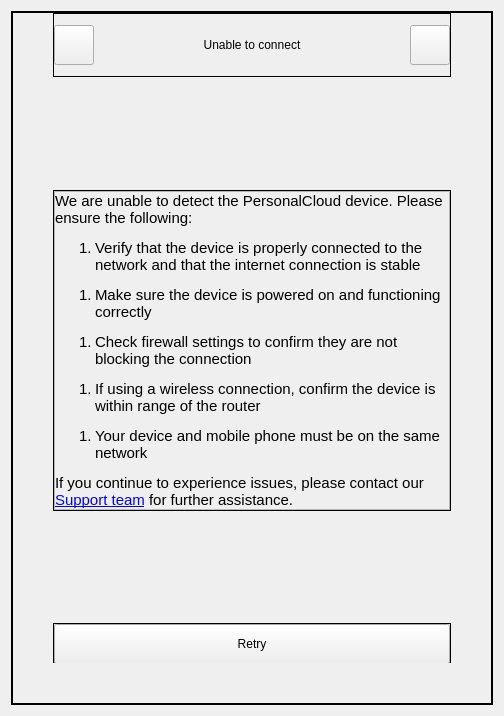
<?xml version="1.0" encoding="UTF-8"?>
<ui version="4.0">
 <class>ConnectErrorPage</class>
 <widget class="QWidget" name="ConnectErrorPage">
  <property name="geometry">
   <rect>
    <x>0</x>
    <y>0</y>
    <width>496</width>
    <height>708</height>
   </rect>
  </property>
  <property name="windowTitle">
   <string>Form</string>
  </property>
  <layout class="QVBoxLayout" name="verticalLayout_5">
   <item>
    <widget class="QFrame" name="frame">
     <layout class="QVBoxLayout" name="verticalLayout">
      <property name="spacing">
       <number>0</number>
      </property>
      <property name="leftMargin">
       <number>0</number>
      </property>
      <property name="topMargin">
       <number>0</number>
      </property>
      <property name="rightMargin">
       <number>0</number>
      </property>
      <property name="bottomMargin">
       <number>0</number>
      </property>
      <item>
       <spacer name="verticalSpacer">
        <property name="orientation">
         <enum>Qt::Orientation::Vertical</enum>
        </property>
        <property name="sizeHint" stdset="0">
         <size>
          <width>20</width>
          <height>40</height>
         </size>
        </property>
       </spacer>
      </item>
      <item>
       <widget class="QFrame" name="frameHalign">
        <property name="frameShape">
         <enum>QFrame::Shape::Box</enum>
        </property>
        <property name="frameShadow">
         <enum>QFrame::Shadow::Plain</enum>
        </property>
        <layout class="QHBoxLayout" name="horizontalLayout">
         <property name="spacing">
          <number>0</number>
         </property>
         <property name="leftMargin">
          <number>0</number>
         </property>
         <property name="topMargin">
          <number>0</number>
         </property>
         <property name="rightMargin">
          <number>0</number>
         </property>
         <property name="bottomMargin">
          <number>0</number>
         </property>
         <item>
          <spacer name="horizontalSpacer">
           <property name="orientation">
            <enum>Qt::Orientation::Horizontal</enum>
           </property>
           <property name="sizeHint" stdset="0">
            <size>
             <width>0</width>
             <height>0</height>
            </size>
           </property>
          </spacer>
         </item>
         <item>
          <widget class="QFrame" name="frameContent">
           <property name="sizePolicy">
            <sizepolicy hsizetype="Fixed" vsizetype="Maximum">
             <horstretch>0</horstretch>
             <verstretch>0</verstretch>
            </sizepolicy>
           </property>
           <property name="minimumSize">
            <size>
             <width>480</width>
             <height>692</height>
            </size>
           </property>
           <property name="maximumSize">
            <size>
             <width>480</width>
             <height>9999</height>
            </size>
           </property>
           <property name="frameShape">
            <enum>QFrame::Shape::Box</enum>
           </property>
           <layout class="QVBoxLayout" name="verticalLayout_3">
            <property name="spacing">
             <number>0</number>
            </property>
            <property name="leftMargin">
             <number>40</number>
            </property>
            <property name="topMargin">
             <number>0</number>
            </property>
            <property name="rightMargin">
             <number>40</number>
            </property>
            <property name="bottomMargin">
             <number>40</number>
            </property>
            <item>
             <widget class="QFrame" name="frameToolbar">
              <property name="minimumSize">
               <size>
                <width>0</width>
                <height>64</height>
               </size>
              </property>
              <property name="maximumSize">
               <size>
                <width>16777215</width>
                <height>64</height>
               </size>
              </property>
              <property name="frameShape">
               <enum>QFrame::Shape::Box</enum>
              </property>
              <property name="frameShadow">
               <enum>QFrame::Shadow::Plain</enum>
              </property>
              <layout class="QHBoxLayout" name="horizontalLayout_9">
               <property name="leftMargin">
                <number>0</number>
               </property>
               <property name="rightMargin">
                <number>0</number>
               </property>
               <item>
                <widget class="QToolButton" name="btnBack">
                 <property name="minimumSize">
                  <size>
                   <width>40</width>
                   <height>40</height>
                  </size>
                 </property>
                 <property name="maximumSize">
                  <size>
                   <width>40</width>
                   <height>40</height>
                  </size>
                 </property>
                 <property name="cursor">
                  <cursorShape>PointingHandCursor</cursorShape>
                 </property>
                 <property name="text">
                  <string/>
                 </property>
                 <property name="iconSize">
                  <size>
                   <width>20</width>
                   <height>20</height>
                  </size>
                 </property>
                </widget>
               </item>
               <item>
                <spacer name="horizontalSpacer_3">
                 <property name="orientation">
                  <enum>Qt::Orientation::Horizontal</enum>
                 </property>
                 <property name="sizeHint" stdset="0">
                  <size>
                   <width>0</width>
                   <height>0</height>
                  </size>
                 </property>
                </spacer>
               </item>
               <item>
                <widget class="QLabel" name="lblHeader">
                 <property name="text">
                  <string>Unable to connect</string>
                 </property>
                 <property name="alignment">
                  <set>Qt::AlignmentFlag::AlignCenter</set>
                 </property>
                </widget>
               </item>
               <item>
                <spacer name="horizontalSpacer_9">
                 <property name="orientation">
                  <enum>Qt::Orientation::Horizontal</enum>
                 </property>
                 <property name="sizeHint" stdset="0">
                  <size>
                   <width>0</width>
                   <height>0</height>
                  </size>
                 </property>
                </spacer>
               </item>
               <item>
                <widget class="QToolButton" name="btnUnused">
                 <property name="minimumSize">
                  <size>
                   <width>40</width>
                   <height>40</height>
                  </size>
                 </property>
                 <property name="maximumSize">
                  <size>
                   <width>40</width>
                   <height>40</height>
                  </size>
                 </property>
                 <property name="text">
                  <string/>
                 </property>
                 <property name="iconSize">
                  <size>
                   <width>20</width>
                   <height>20</height>
                  </size>
                 </property>
                </widget>
               </item>
              </layout>
             </widget>
            </item>
            <item>
             <spacer name="verticalSpacer_3">
              <property name="orientation">
               <enum>Qt::Orientation::Vertical</enum>
              </property>
              <property name="sizeHint" stdset="0">
               <size>
                <width>20</width>
                <height>24</height>
               </size>
              </property>
             </spacer>
            </item>
            <item>
             <widget class="QFrame" name="frameLogo">
              <property name="frameShape">
               <enum>QFrame::Shape::Box</enum>
              </property>
              <property name="frameShadow">
               <enum>QFrame::Shadow::Plain</enum>
              </property>
              <layout class="QVBoxLayout" name="verticalLayout_4">
               <property name="spacing">
                <number>0</number>
               </property>
               <property name="leftMargin">
                <number>0</number>
               </property>
               <property name="topMargin">
                <number>0</number>
               </property>
               <property name="rightMargin">
                <number>0</number>
               </property>
               <property name="bottomMargin">
                <number>0</number>
               </property>
               <item>
                <widget class="QFrame" name="frameText">
                 <property name="frameShape">
                  <enum>QFrame::Shape::StyledPanel</enum>
                 </property>
                 <property name="frameShadow">
                  <enum>QFrame::Shadow::Raised</enum>
                 </property>
                 <layout class="QVBoxLayout" name="verticalLayout_2">
                  <property name="spacing">
                   <number>12</number>
                  </property>
                  <property name="leftMargin">
                   <number>0</number>
                  </property>
                  <property name="topMargin">
                   <number>0</number>
                  </property>
                  <property name="rightMargin">
                   <number>0</number>
                  </property>
                  <property name="bottomMargin">
                   <number>0</number>
                  </property>
                  <item>
                   <widget class="QLabel" name="lblInfo1">
                    <property name="font">
                     <font>
                      <pointsize>11</pointsize>
                     </font>
                    </property>
                    <property name="text">
                     <string>We are unable to detect the PersonalCloud device. Please ensure the following:</string>
                    </property>
                    <property name="wordWrap">
                     <bool>true</bool>
                    </property>
                   </widget>
                  </item>
                  <item>
                   <widget class="QLabel" name="lblInfo2">
                    <property name="font">
                     <font>
                      <pointsize>11</pointsize>
                     </font>
                    </property>
                    <property name="text">
                     <string>&lt;ol&gt;&lt;li&gt;Verify that the device is properly connected to the network and that the internet connection is stable&lt;/li&gt;&lt;/ol&gt;</string>
                    </property>
                    <property name="wordWrap">
                     <bool>true</bool>
                    </property>
                    <property name="openExternalLinks">
                     <bool>true</bool>
                    </property>
                   </widget>
                  </item>
                  <item>
                   <widget class="QLabel" name="lblInfo3">
                    <property name="font">
                     <font>
                      <pointsize>11</pointsize>
                     </font>
                    </property>
                    <property name="text">
                     <string>&lt;ol start=&quot;2&quot;&gt;&lt;li&gt;Make sure the device is powered on and functioning correctly&lt;/li&gt;&lt;/ol&gt;</string>
                    </property>
                    <property name="wordWrap">
                     <bool>true</bool>
                    </property>
                    <property name="openExternalLinks">
                     <bool>true</bool>
                    </property>
                   </widget>
                  </item>
                  <item>
                   <widget class="QLabel" name="lblInfo4">
                    <property name="font">
                     <font>
                      <pointsize>11</pointsize>
                     </font>
                    </property>
                    <property name="text">
                     <string>&lt;ol start=&quot;3&quot;&gt;&lt;li&gt;Check firewall settings to confirm they are not blocking the connection&lt;/li&gt;&lt;/ol&gt;</string>
                    </property>
                    <property name="wordWrap">
                     <bool>true</bool>
                    </property>
                    <property name="openExternalLinks">
                     <bool>true</bool>
                    </property>
                   </widget>
                  </item>
                  <item>
                   <widget class="QLabel" name="lblInfo5">
                    <property name="font">
                     <font>
                      <pointsize>11</pointsize>
                     </font>
                    </property>
                    <property name="text">
                     <string>&lt;ol start=&quot;4&quot;&gt;&lt;li&gt;If using a wireless connection, confirm the device is within range of the router&lt;/li&gt;&lt;/ol&gt;</string>
                    </property>
                    <property name="wordWrap">
                     <bool>true</bool>
                    </property>
                    <property name="openExternalLinks">
                     <bool>true</bool>
                    </property>
                   </widget>
                  </item>
                  <item>
                   <widget class="QLabel" name="lblInfo6">
                    <property name="font">
                     <font>
                      <pointsize>11</pointsize>
                     </font>
                    </property>
                    <property name="text">
                     <string>&lt;ol start=&quot;5&quot;&gt;&lt;li&gt;Your device and mobile phone must be on the same network&lt;/li&gt;&lt;/ol&gt;</string>
                    </property>
                    <property name="wordWrap">
                     <bool>true</bool>
                    </property>
                    <property name="openExternalLinks">
                     <bool>true</bool>
                    </property>
                   </widget>
                  </item>
                  <item>
                   <widget class="QLabel" name="lblInfo7">
                    <property name="font">
                     <font>
                      <pointsize>11</pointsize>
                     </font>
                    </property>
                    <property name="text">
                     <string>If you continue to experience issues, please contact our &lt;a href=&quot;https://seagare.com&quot;&gt;Support team&lt;/a&gt; for further assistance.</string>
                    </property>
                    <property name="wordWrap">
                     <bool>true</bool>
                    </property>
                    <property name="openExternalLinks">
                     <bool>true</bool>
                    </property>
                   </widget>
                  </item>
                 </layout>
                </widget>
               </item>
              </layout>
             </widget>
            </item>
            <item>
             <spacer name="verticalSpacer_7">
              <property name="orientation">
               <enum>Qt::Orientation::Vertical</enum>
              </property>
              <property name="sizeHint" stdset="0">
               <size>
                <width>20</width>
                <height>24</height>
               </size>
              </property>
             </spacer>
            </item>
            <item>
             <widget class="QFrame" name="frameButton">
              <property name="minimumSize">
               <size>
                <width>0</width>
                <height>40</height>
               </size>
              </property>
              <property name="maximumSize">
               <size>
                <width>16777215</width>
                <height>40</height>
               </size>
              </property>
              <property name="frameShape">
               <enum>QFrame::Shape::Box</enum>
              </property>
              <property name="frameShadow">
               <enum>QFrame::Shadow::Plain</enum>
              </property>
              <layout class="QHBoxLayout" name="horizontalLayout_2">
               <property name="spacing">
                <number>0</number>
               </property>
               <property name="leftMargin">
                <number>0</number>
               </property>
               <property name="topMargin">
                <number>0</number>
               </property>
               <property name="rightMargin">
                <number>0</number>
               </property>
               <property name="bottomMargin">
                <number>0</number>
               </property>
               <item>
                <widget class="QPushButton" name="btnRetry">
                 <property name="minimumSize">
                  <size>
                   <width>70</width>
                   <height>40</height>
                  </size>
                 </property>
                 <property name="maximumSize">
                  <size>
                   <width>10000</width>
                   <height>40</height>
                  </size>
                 </property>
                 <property name="cursor">
                  <cursorShape>PointingHandCursor</cursorShape>
                 </property>
                 <property name="text">
                  <string>Retry</string>
                 </property>
                </widget>
               </item>
              </layout>
             </widget>
            </item>
           </layout>
          </widget>
         </item>
         <item>
          <spacer name="horizontalSpacer_2">
           <property name="orientation">
            <enum>Qt::Orientation::Horizontal</enum>
           </property>
           <property name="sizeHint" stdset="0">
            <size>
             <width>0</width>
             <height>0</height>
            </size>
           </property>
          </spacer>
         </item>
        </layout>
       </widget>
      </item>
      <item>
       <spacer name="verticalSpacer_2">
        <property name="orientation">
         <enum>Qt::Orientation::Vertical</enum>
        </property>
        <property name="sizeHint" stdset="0">
         <size>
          <width>20</width>
          <height>44</height>
         </size>
        </property>
       </spacer>
      </item>
     </layout>
    </widget>
   </item>
  </layout>
 </widget>
 <resources/>
 <connections/>
</ui>
